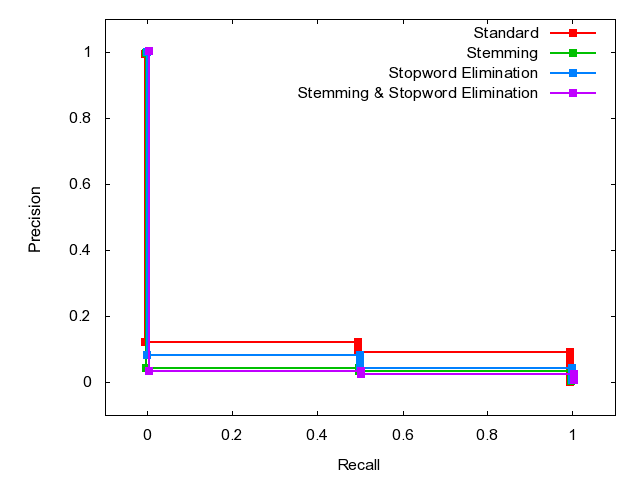

This chart was generated by the following gnuplot code:

	set terminal png
	set output 'Q22.png'
	set ylabel 'Precision'
	set xlabel 'Recall'
	set xrange [-0.1:1.1]
	set yrange [-0.1:1.1]
	plot 'Q22.dat' index 0 using 1:2 w linespoints lw 2 pt 5 title 'Standard', \
'Q22.dat' index 1 using 1:2 w linespoints lw 2 pt 5 title 'Stemming', \
'Q22.dat' index 2 using 1:2 w linespoints lw 2 pt 5 title 'Stopword Elimination', \
'Q22.dat' index 3 using 1:2 w linespoints lw 2 pt 5 title 'Stemming & Stopword Elimination'